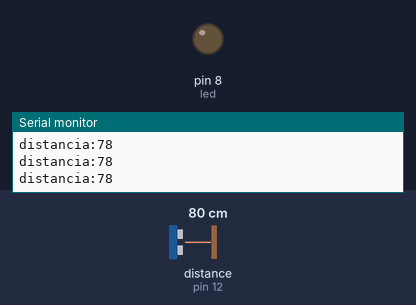
Simulated run of this sketch. Board: Arduino Uno, built with avr-gcc and run on an emulated ATmega328P. Shown: output pins drawn as LEDs (lit = HIGH), the last lines printed to the serial monitor. Wiring (inferred from the names in the program): ultrasonic range finder: trigger pin 13; echo pin 12. The test bench sets the inputs (shaded band); at power-on: distance to the obstacle (sensor on pin 12) 80 cm. The echo pulse lasts 58.3 µs per cm; pins used as bus, display or sensor lines are not drawn.

Above: at 1.2 s.
1.3 s: distance to the obstacle (sensor on pin 12) set to 12 cm
2.8 s: distance to the obstacle (sensor on pin 12) set to 9 cm
At 4.0 s:
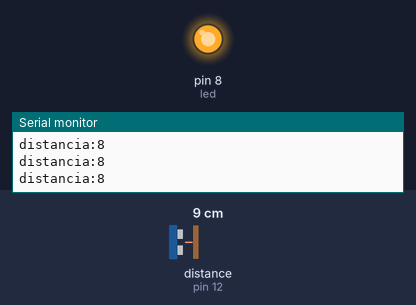
4.3 s: distance to the obstacle (sensor on pin 12) set to 18 cm
At 4.7 s:
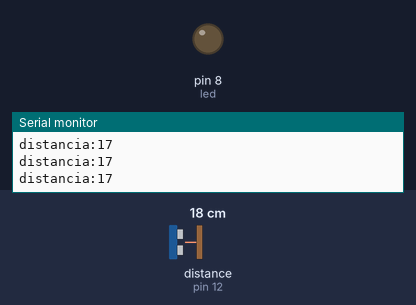
5.8 s: distance to the obstacle (sensor on pin 12) set to 2 cm
At 6.7 s:
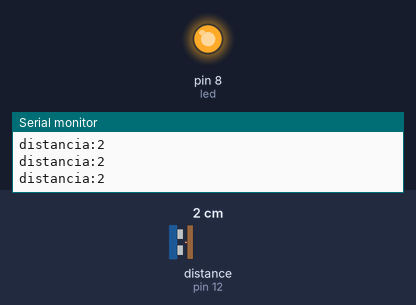
Timing chart, 0 to 8.3 s (numbered marks = the images above; inputs shaded):
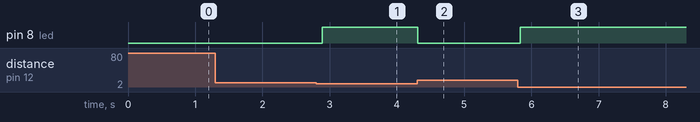

Measured:
- the behaviour switches between 11 and 10 cm on distance to the obstacle (sensor on pin 12) (found by bisection; images 0 and 1)
- after the input at 2.8 s, pin 8 (led): LOW → HIGH after 0.09 s
- after the input at 4.3 s, pin 8 (led): HIGH → LOW at once
- after the input at 5.8 s, pin 8 (led): LOW → HIGH at once

The sketch:

2208_clarii.ino
```cpp
#define led 8
#define trigger 13
#define Echo 12

void setup() {
 Serial.begin(9600);
 pinMode(led, OUTPUT);
 pinMode(trigger, OUTPUT);
 pinMode(Echo, INPUT);
 digitalWrite(trigger, LOW);

}

void loop()
{
  long t;
  long d;
  digitalWrite(trigger, HIGH);
  delayMicroseconds(10);
  digitalWrite(trigger, LOW);

  t = pulseIn(Echo, HIGH);
  d = t/59;


  if (d<10){
    digitalWrite(led,HIGH);
  }else{
    digitalWrite(led,LOW);
  }
   Serial.print("distancia:");
   Serial.print(d);
   Serial.println();
   delay(100);
}
```
